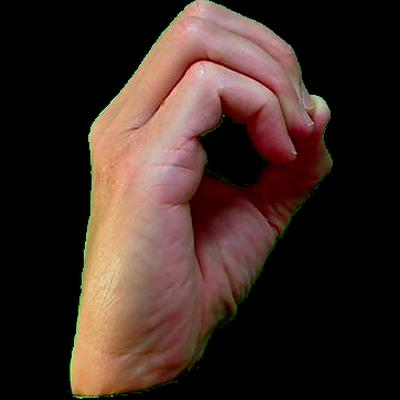
#> input picture images/0/hand1_0_left_seg_4_cropped.jpeg, 400 x 400 px; its folder holds only this picture in this run
$ python -i preprocess.py   (imports and definitions only)
#> lines starting #> are read from the running program, lines starting #| are printed output that depends on the picture; after the words box and inside, x2 and y2 are one past the last pixel; in counts of white or black regions, pixels touching at a corner belong together
from glob import glob

import numpy as np
import cv2
from sklearn.model_selection import train_test_split

def load_images():
    images = glob("images/*/*.jpeg")
    images.sort()

    x = list()
    y = list()

    for i in range(36):
        label = i
        num_imgs = 0
        if i == 29:
            num_imgs = 65
        else:
            num_imgs = 70
        for j in range(num_imgs):
            index = (i * 70) + j
            if i > 29:
                index -=  5
            img = np.array(cv2.imread(images[index]), dtype=np.uint8)
#> img is the input picture: shape (400, 400, 3); mean B, G, R 35.9, 41.9, 60
            x.append(process_image(img))
            y.append(label)

    x = np.array(x)
    y = np.array(y)
    z = np.zeros((y.size, y.max() + 1))
    z[np.arange(y.size), y] = 1
    y = z
    x = np.reshape(x, (x.shape[0], x.shape[1], x.shape[2], 1))

    x_train, x_test, y_train, y_test = train_test_split(x, y, test_size=0.2, shuffle=True)
    x_train, x_val, y_train, y_val = train_test_split(x_train, y_train, test_size=0.25, shuffle=True)

    print("loaded all images")

    return x_train, x_val, x_test, y_train, y_val, y_test

def process_image(img):
    hsv_img = cv2.cvtColor(img, cv2.COLOR_BGR2HSV)
#> hsv_img: shape (400, 400, 3); mean H, S, V 24.6, 63.8, 60.3
    skin_img = cv2.inRange(hsv_img, (0, 30, 60), (20, 150, 255))
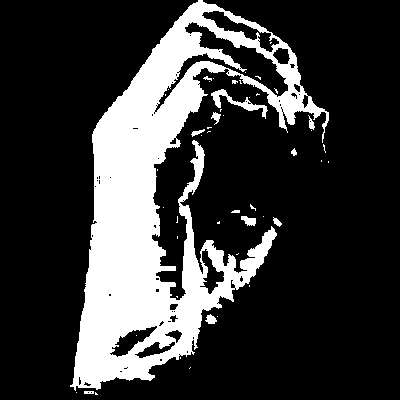
#> skin_img: shape (400, 400); 22.2% white; 49 white regions (37 under 20 px), largest, box (x1, y1, x2, y2) and area: (70, 0, 329, 391) 34489, (211, 89, 268, 119) 402, (241, 216, 256, 226) 101
    dilated_img = cv2.dilate(skin_img, cv2.getStructuringElement(cv2.MORPH_RECT, (3, 3), (1, 1)), iterations=2,)
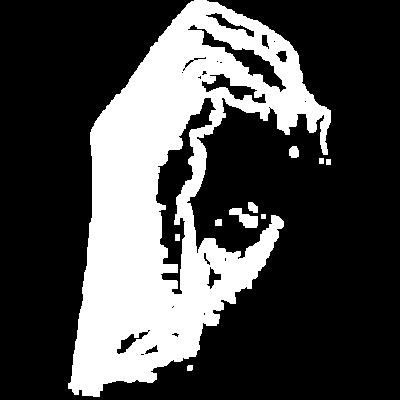
#> dilated_img: shape (400, 400); 28.8% white; 10 white regions, largest, box (x1, y1, x2, y2) and area: (68, 0, 331, 397) 45371, (229, 208, 258, 228) 304, (289, 146, 299, 158) 102
    blurred_img = cv2.GaussianBlur(dilated_img, (5, 5), 100)
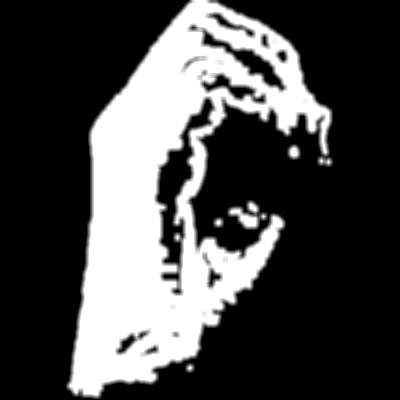
#> blurred_img: shape (400, 400); min 0, max 255, mean 73.4
    processed_img = np.array(cv2.resize(blurred_img, (224, 224)))
    return processed_img

#> (the run stopped early here; a loop or call above may not have finished)

$ run again, on images/1/hand1_1_left_seg_1_cropped.jpeg
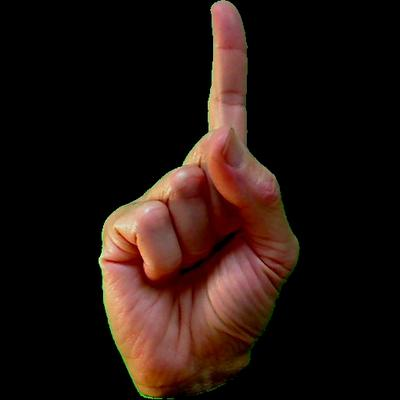
#> input picture images/1/hand1_1_left_seg_1_cropped.jpeg, 400 x 400 px
#> in load_images, img is the input picture: shape (400, 400, 3); mean B, G, R 14.8, 19.6, 33.8
#> hsv_img: shape (400, 400, 3); mean H, S, V 9.6, 54.1, 34
#> in process_image, `skin_img = cv2.inRange(hsv_img, (0, 30, 60), (20, 150, 255))`:
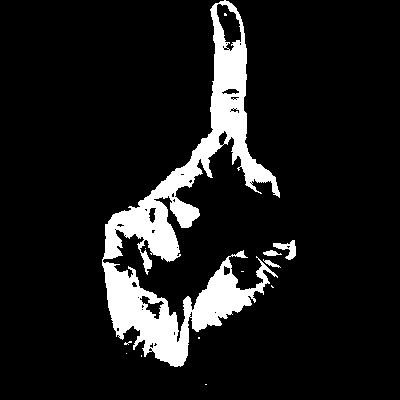
#> skin_img: shape (400, 400); 10.8% white; 13 white regions (9 under 20 px), largest, box (x1, y1, x2, y2) and area: (102, 0, 280, 367) 16835, (273, 240, 296, 260) 206, (263, 250, 282, 256) 70, (263, 259, 281, 268) 57
#> dilated_img: shape (400, 400); 15% white; 5 white regions, box (x1, y1, x2, y2) and area: (100, 0, 298, 369) 23865, (196, 335, 202, 341) 36, (239, 269, 246, 274) 35, (203, 382, 209, 387) 30, (124, 351, 129, 356) 25
#> in process_image, `blurred_img = cv2.GaussianBlur(dilated_img, (5, 5), 100)`:
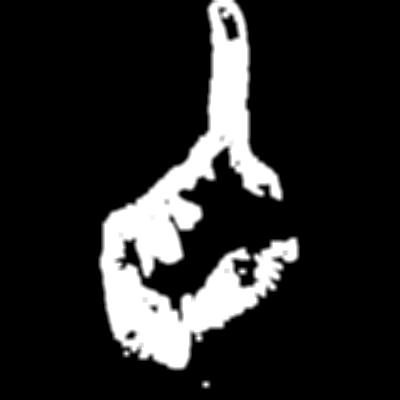
#> blurred_img: shape (400, 400); min 0, max 255, mean 38.2

$ run again, on images/0/hand1_0_top_seg_2_cropped.jpeg
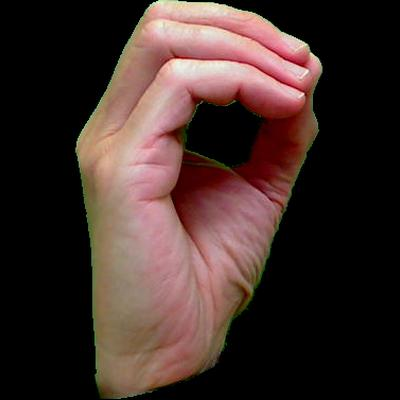
#> input picture images/0/hand1_0_top_seg_2_cropped.jpeg, 400 x 400 px
#> in load_images, img is the input picture: shape (400, 400, 3); mean B, G, R 42.4, 46.6, 64.8
#> hsv_img: shape (400, 400, 3); mean H, S, V 26.9, 58.4, 65.1
#> in process_image, `skin_img = cv2.inRange(hsv_img, (0, 30, 60), (20, 150, 255))`:
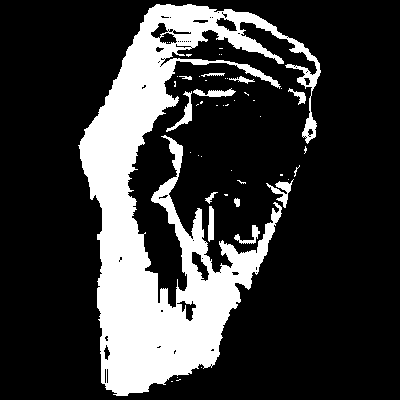
#> skin_img: shape (400, 400); 21.8% white; 48 white regions (36 under 20 px), largest, box (x1, y1, x2, y2) and area: (78, 4, 321, 396) 33244, (266, 179, 294, 208) 273, (166, 91, 192, 132) 255
#> dilated_img: shape (400, 400); 28.6% white; 14 white regions, largest, box (x1, y1, x2, y2) and area: (76, 2, 323, 398) 45159, (232, 196, 242, 209) 119, (242, 90, 257, 103) 89
#> in process_image, `blurred_img = cv2.GaussianBlur(dilated_img, (5, 5), 100)`:
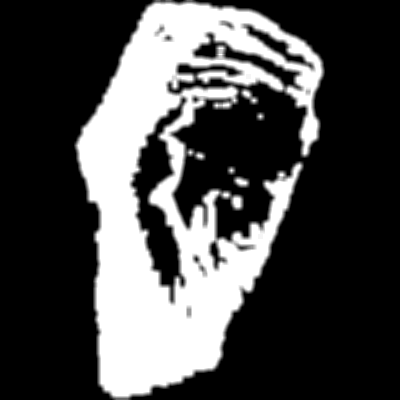
#> blurred_img: shape (400, 400); min 0, max 255, mean 73
